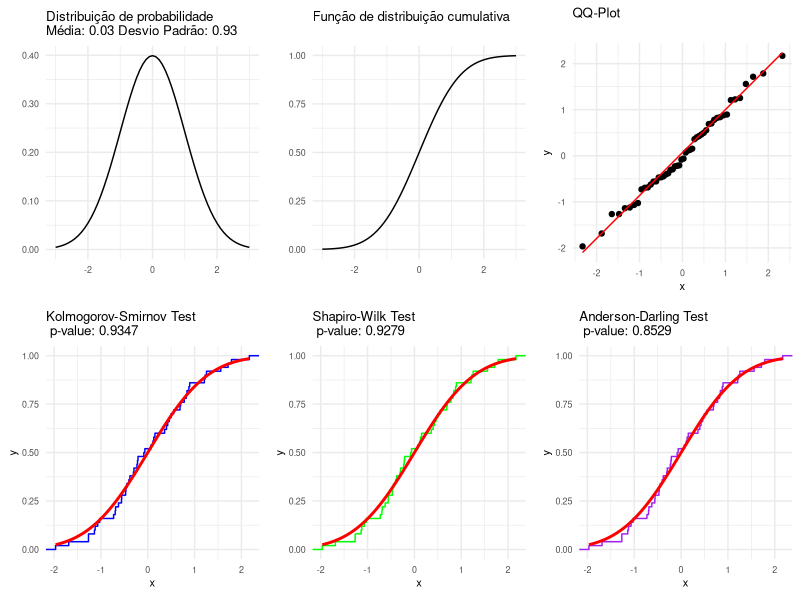

This figure's R source:
scaleFUN <- function(x)
  sprintf("%.2f", x)

# Simulate random sample from normal distribution
set.seed(123)
n <- 50
data <- rnorm(n, mean = 0, sd = 1)

# Calcular a média e o desvio padrão
mean_data <- mean(data)
sd_data <- sd(data)

# Realizar os testes
ks_test <- ks.test(data, "pnorm", mean = 0, sd = 1)
shapiro_test <- shapiro.test(data)
ad_test <- nortest::ad.test(data)

# Função para formatar p-values
format_p_value <- function(p_value) {
  if (p_value < 0.001) {
    return("p < 0.001")
  } else {
    return(paste("p-value:", format(p_value, digits = 4)))
  }
}

# Normal Distribution plot (d1) com média e desvio padrão no título
d1 <- ggfortify::ggdistribution(
  dnorm,
  seq(-3, 3, 0.1),
  mean = 0,
  sd = 1,
  main = paste(
    "Distribuição de probabilidade\nMédia:",
    sprintf("%.2f", mean_data),
    "Desvio Padrão:",
    sprintf("%.2f", sd_data)
  )
) +
  ggplot2::scale_y_continuous(labels = scaleFUN) +
  ggplot2::theme_minimal() +
  ggplot2::theme(aspect.ratio = 1,
                 text = ggplot2::element_text(size = 8))

# CDF plot (p1)
p1 <- ggfortify::ggdistribution(pnorm,
                                seq(-3, 3, 0.1),
                                mean = 0,
                                sd = 1,
                                main = "Função de distribuição cumulativa") +
  ggplot2::scale_y_continuous(labels = scaleFUN) +
  ggplot2::theme_minimal() +
  ggplot2::theme(aspect.ratio = 1,
                 text = ggplot2::element_text(size = 8))

# QQ-plot for Normal distribution
qqplot <- ggplot2::ggplot(data.frame(x = data), ggplot2::aes(sample = x)) +
  ggplot2::stat_qq() +
  ggplot2::stat_qq_line(color = "red") +
  ggplot2::ggtitle("QQ-Plot") +
  ggplot2::theme_minimal() +
  ggplot2::theme(aspect.ratio = 1,
                 text = ggplot2::element_text(size = 8))

# Kolmogorov-Smirnov Test plot (kolmogorov)
kolmogorov <- ggplot2::ggplot(data.frame(x = sort(data)), ggplot2::aes(x)) +
  ggplot2::stat_ecdf(geom = "step", color = "blue") +  # ECDF of data
  ggplot2::stat_function(
    fun = stats::pnorm,
    args = list(mean = 0, sd = 1),
    color = "red",
    size = 1
  ) +
  ggplot2::ggtitle(paste("Kolmogorov-Smirnov Test\n", format_p_value(ks_test$p.value))) +
  ggplot2::theme_minimal() +
  ggplot2::theme(aspect.ratio = 1,
                 text = ggplot2::element_text(size = 8))

# Shapiro-Wilk Test plot (shapiro)
shapiro <- ggplot2::ggplot(data.frame(x = sort(data)), ggplot2::aes(x)) +
  ggplot2::stat_ecdf(geom = "step", color = "green") +  # ECDF of data
  ggplot2::stat_function(
    fun = stats::pnorm,
    args = list(mean = 0, sd = 1),
    color = "red",
    size = 1
  ) +
  ggplot2::ggtitle(paste("Shapiro-Wilk Test\n", format_p_value(shapiro_test$p.value))) +
  ggplot2::theme_minimal() +
  ggplot2::theme(aspect.ratio = 1,
                 text = ggplot2::element_text(size = 8))

# Anderson-Darling Test plot (anderson)
anderson <- ggplot2::ggplot(data.frame(x = sort(data)), ggplot2::aes(x)) +
  ggplot2::stat_ecdf(geom = "step", color = "purple") +  # ECDF of data
  ggplot2::stat_function(
    fun = stats::pnorm,
    args = list(mean = 0, sd = 1),
    color = "red",
    size = 1
  ) +  # Normal CDF
  ggplot2::ggtitle(paste("Anderson-Darling Test\n", format_p_value(ad_test$p.value))) +
  ggplot2::theme_minimal() +
  ggplot2::theme(aspect.ratio = 1,
                 text = ggplot2::element_text(size = 8))

# Combine all plots into one grid
ggpubr::ggarrange(
  d1,
  p1,
  qqplot,
  kolmogorov,
  shapiro,
  anderson,
  heights = c(1, 1),
  widths = c(1, 1, 1),
  nrow = 2,
  ncol = 3,
  align = "h"
)
